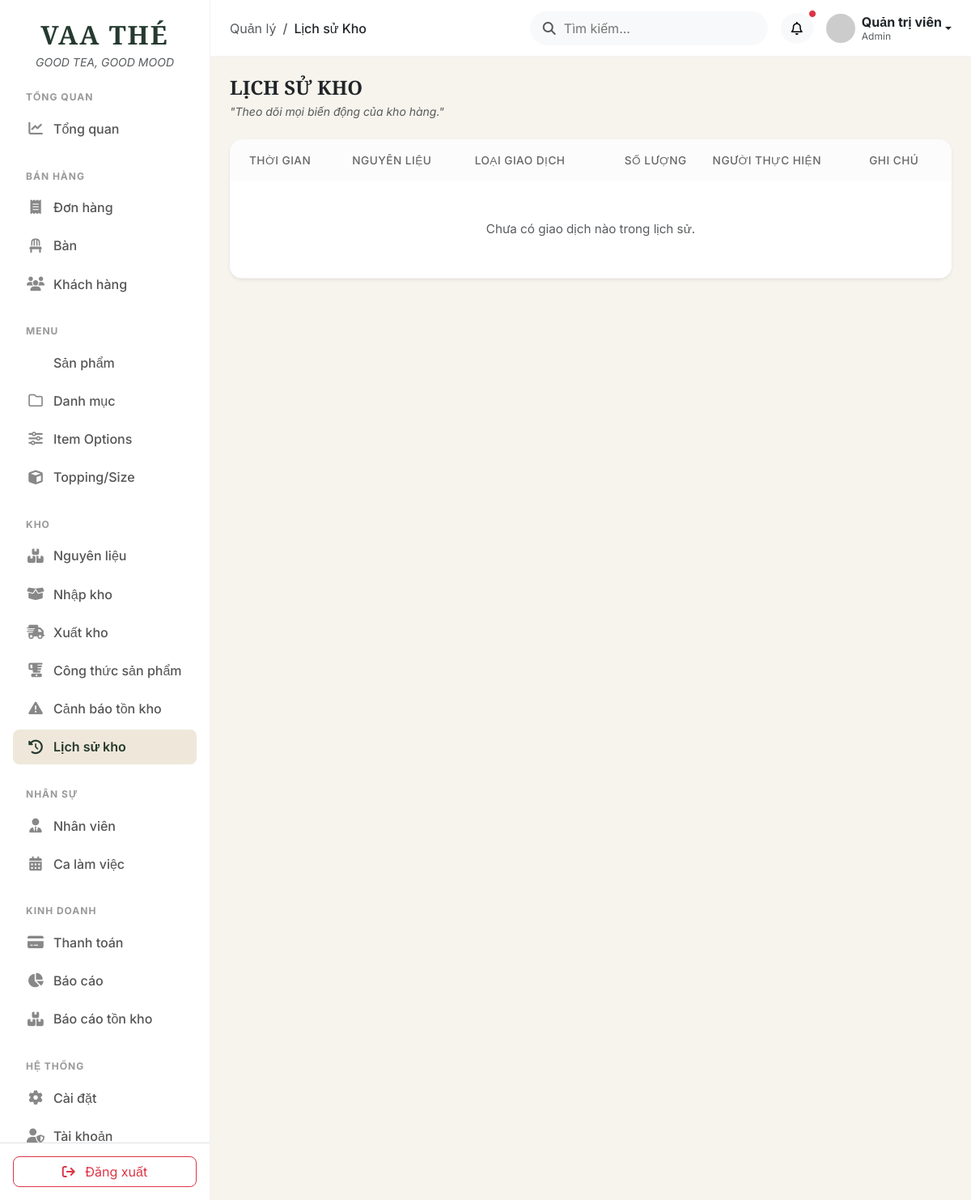
Page /public/admin.php?route=inventory_history (signed in) on the earlier database version.
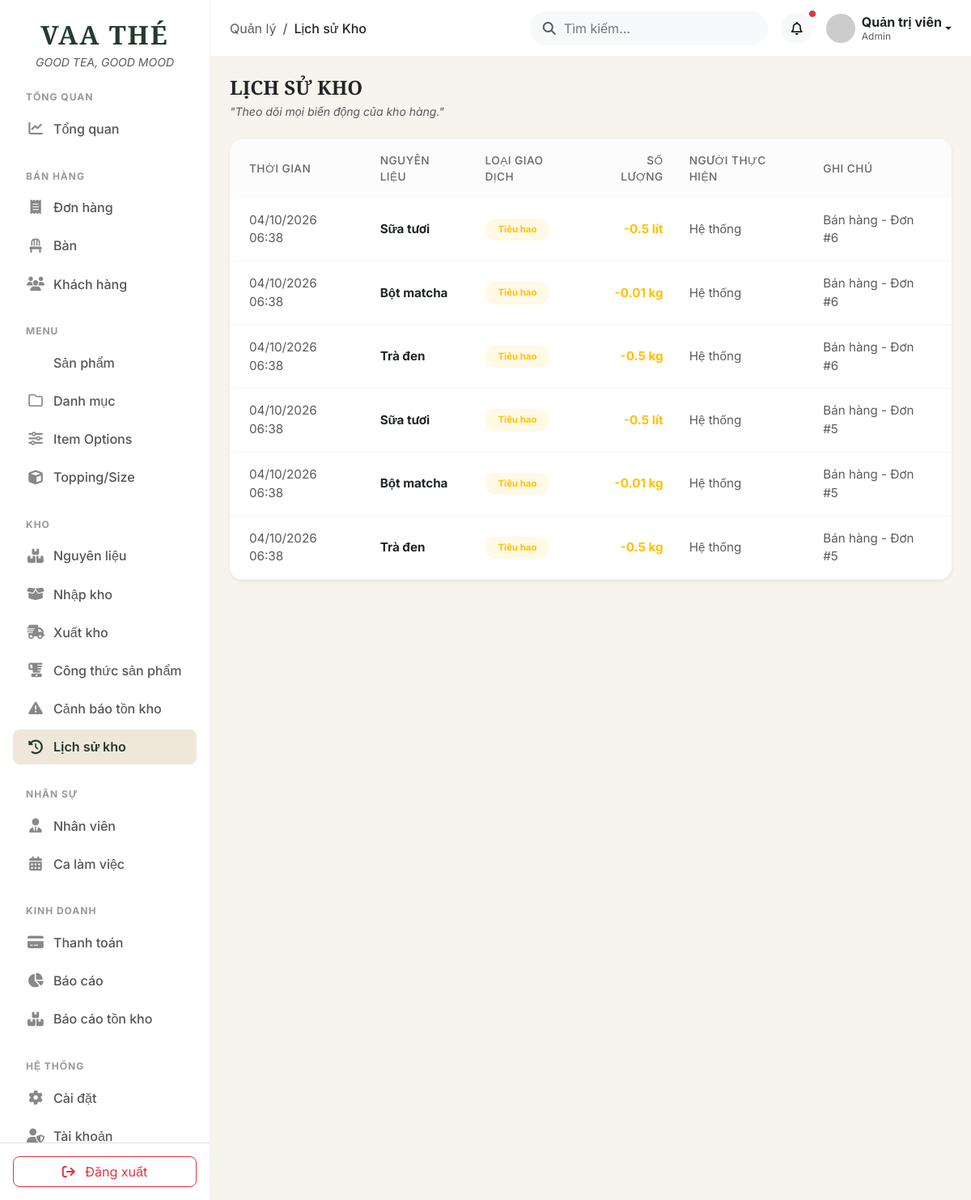
Same page on the later database version.
### tables this page shows
CREATE TABLE `inventory_transactions` (
  `id` int(11) NOT NULL,
  `inventory_id` int(11) NOT NULL,
  `user_id` int(11) DEFAULT NULL,
  `type` enum('IMPORT','EXPORT','USAGE','ADJUSTMENT') NOT NULL,
  `quantity` decimal(10,2) NOT NULL,
  `price` decimal(15,2) DEFAULT 0.00,
  `note` text DEFAULT NULL,
  `created_at` timestamp NOT NULL DEFAULT current_timestamp()
);

CREATE TABLE `inventory` (
  `id` int(10) UNSIGNED NOT NULL,
  `ingredient_name` varchar(150) NOT NULL,
  `unit` varchar(30) NOT NULL,
  `quantity` decimal(12,2) NOT NULL DEFAULT 0.00,
  `min_quantity` decimal(12,2) NOT NULL DEFAULT 0.00,
  `price` decimal(12,2) NOT NULL DEFAULT 0.00,
  `status` tinyint(1) NOT NULL DEFAULT 1,
  `created_at` timestamp NOT NULL DEFAULT current_timestamp(),
  `updated_at` timestamp NOT NULL DEFAULT current_timestamp() ON UPDATE current_timestamp()
);

### app/controllers/Admin/InventoryController.php (called while the page is built, shortened)
<?php
class InventoryController {
    public function history() {
        require_once __DIR__ . '/../../models/InventoryTransaction.php';
        $transactionModel = new InventoryTransaction();
        $transactions = $transactionModel->getAll();
        require_once __DIR__ . '/../../views/admin/inventory/history.php';
        require_once __DIR__ . '/../../views/layouts/admin.php';
    }
}

### app/models/InventoryTransaction.php (called while the page is built, shortened)
<?php
require_once __DIR__ . '/../config/database.php';
class InventoryTransaction {
    private $conn;
    public function __construct() {
        global $conn;
        $this->conn = $conn;
    }
    public function getAll() {
        $sql = "SELECT t.*, i.ingredient_name, i.unit, u.username as user_name
                FROM inventory_transactions t
                JOIN inventory i ON t.inventory_id = i.id
                LEFT JOIN users u ON t.user_id = u.id
                ORDER BY t.created_at DESC";
        $result = $this->conn->query($sql);
        return $result->fetch_all(MYSQLI_ASSOC);
    }
}

### app/views/admin/inventory/history.php (the view, shortened to what this page needs)
<div class="d-flex justify-content-between align-items-center mb-4">
    <div>
        <h4 class="font-serif fw-bold text-dark mb-1">LỊCH SỬ KHO</h4>
        <p class="text-muted fst-italic small mb-0">"Theo dõi mọi biến động của kho hàng."</p>
    </div>
</div>
<div class="card border-0 shadow-sm rounded-4 overflow-hidden mb-4">
    <div class="card-body p-0">
        <div class="table-responsive">
            <table class="table table-hover align-middle mb-0">
                <thead class="bg-light">
                    <tr>
                        <th class="ps-4 py-3 fw-medium border-0 rounded-top-left">Thời gian</th>
                        <th class="py-3 fw-medium border-0">Nguyên liệu</th>
                        <th class="py-3 fw-medium border-0">Loại giao dịch</th>
                        <th class="py-3 fw-medium border-0 text-end">Số lượng</th>
                        <th class="py-3 fw-medium border-0">Người thực hiện</th>
                        <th class="pe-4 py-3 fw-medium border-0 rounded-top-right">Ghi chú</th>
                    </tr>
                </thead>
                <tbody class="border-top-0 bg-white">
                    <?php if(empty($transactions)): ?>
                        <tr>
                            <td colspan="6" class="text-center py-5 text-muted">Chưa có giao dịch nào trong lịch sử.</td>
                        </tr>
                    <?php else: ?>
                        <?php foreach($transactions as $trans):
                            $typeLabel = '';
                            $typeClass = '';
                            $qtyPrefix = '';
                            $qtyClass = '';
                            switch($trans['type']) {
                                case 'USAGE':
                                    $typeLabel = 'Tiêu hao';
                                    $typeClass = 'bg-warning bg-opacity-10 text-warning';
                                    $qtyPrefix = '-';
                                    $qtyClass = 'text-warning';
                                    break;
                            }
                        ?>
                        <tr>
                            <td class="ps-4 text-muted small">
                                <?= date('d/m/Y H:i', strtotime($trans['created_at'])) ?>
                            </td>
                            <td>
                                <div class="fw-bold text-dark"><?= htmlspecialchars($trans['ingredient_name']) ?></div>
                            </td>
                            <td>
                                <span class="badge rounded-pill px-3 py-2 <?= $typeClass ?>"><?= $typeLabel ?></span>
                            </td>
                            <td class="text-end fw-bold <?= $qtyClass ?>">
                                <?= $qtyPrefix ?><?= floatval($trans['quantity']) ?> <?= htmlspecialchars($trans['unit']) ?>
                            </td>
                            <td class="text-muted small">
                                <?= htmlspecialchars($trans['user_name'] ?? 'Hệ thống') ?>
                            </td>
                            <td class="pe-4 text-muted small admin-style-d54b0a" >
                                <?= htmlspecialchars($trans['note']) ?>
                            </td>
                        </tr>
                        <?php endforeach; ?>
                    <?php endif; ?>
                </tbody>
            </table>
        </div>
    </div>
</div>

Differences in the rows shown:
added inventory_transactions: created_at "04/10/2026 06:38", inventory.ingredient_name "Sữa tươi", type "Tiêu hao", type "-", quantity "0.5", inventory.unit "lít", user_name "Hệ thống", note "Bán hàng - Đơn #6"
added inventory_transactions: created_at "04/10/2026 06:38", inventory.ingredient_name "Bột matcha", type "Tiêu hao", type "-", quantity "0.01", inventory.unit "kg", user_name "Hệ thống", note "Bán hàng - Đơn #6"
added inventory_transactions: created_at "04/10/2026 06:38", inventory.ingredient_name "Trà đen", type "Tiêu hao", type "-", quantity "0.5", inventory.unit "kg", user_name "Hệ thống", note "Bán hàng - Đơn #6"
added inventory_transactions: created_at "04/10/2026 06:38", inventory.ingredient_name "Sữa tươi", type "Tiêu hao", type "-", quantity "0.5", inventory.unit "lít", user_name "Hệ thống", note "Bán hàng - Đơn #5"
added inventory_transactions: created_at "04/10/2026 06:38", inventory.ingredient_name "Bột matcha", type "Tiêu hao", type "-", quantity "0.01", inventory.unit "kg", user_name "Hệ thống", note "Bán hàng - Đơn #5"
added inventory_transactions: created_at "04/10/2026 06:38", inventory.ingredient_name "Trà đen", type "Tiêu hao", type "-", quantity "0.5", inventory.unit "kg", user_name "Hệ thống", note "Bán hàng - Đơn #5"
Other differences:
text no longer shown: "Chưa có giao dịch nào trong lịch sử."
